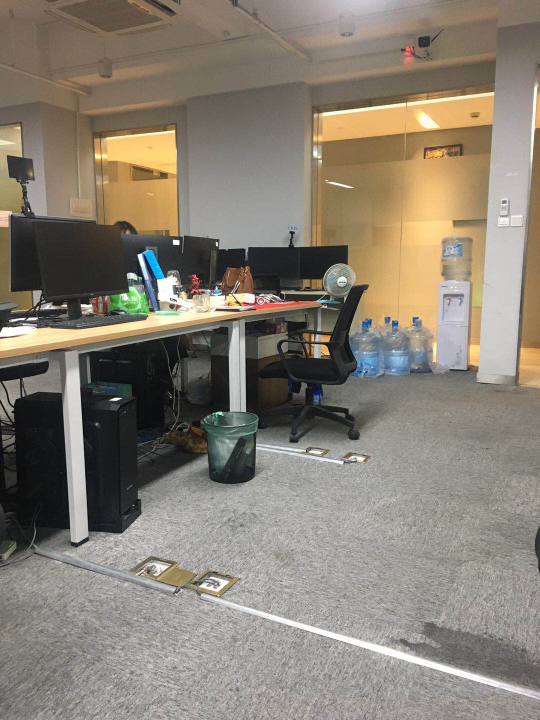
#> input picture 1.jpg, 1080 x 1440 px (shown at 1/2 size)
$ python -i imgregiscls.py   (imports and definitions only)
#> lines starting #> are read from the running program, lines starting #| are printed output that depends on the picture
import cv2
import numpy as np

# 2019/1/7 测试新的SSH
class ImageRegistration(object):
    """
    默认值：ratio=0.5, reprojThresh=5.0, show_lines=False, Hessian_Thresh=600
        @.ratio  用于筛选good_matches,0~1.0；
        @.reprojThresh  cv2.findHomography()传入参数，点对的阈值，原图像的点经过变换后点与目标图像上对应点的误差，1~10；
        @.show_lines  特征点之间连线，默认不画（False)；
        @.Hessian_Thresh  Hessian矩阵的阈值，阈值越大能检测的特征就越少
    """
    def __init__(self,meth='surf', ratio=0.50, reprojThresh=5.0, show_lines=False, Hessian_Thresh=700, opti_method='g'):
        self.method, self.ratio, self.reprojThresh, self.show_lines, self.Hessian_Thresh, self.opti_method =meth, ratio, reprojThresh, show_lines, Hessian_Thresh, opti_method

    def registration(self,imgs):
        """
        输入一对图像，完成融合拼接，返回融合后图像
        """
        (img1,img2) = imgs

        # 灰度图转换
        img1gray = cv2.cvtColor(img1,cv2.COLOR_BGR2GRAY)
        img2gray = cv2.cvtColor(img2,cv2.COLOR_BGR2GRAY)

        # 提取特征点
        if self.method == 'surf':
            surf_1 = cv2.xfeatures2d.SURF_create(self.Hessian_Thresh)  # self.Hessian_Thresh 是Hessian矩阵的阈值，阈值越大能检测的特征就越少
        else:
            surf_1 = cv2.xfeatures2d.SIFT_create(self.Hessian_Thresh)  # sift算法
        keypoints_surf_img2,desc2 = surf_1.detectAndCompute(img2gray,None) # None为mask参数
        keypoints_surf_img1,desc1 = surf_1.detectAndCompute(img1gray,None)

        """
        Keypoints类包含关键点位置、方向等属性信息：
            @.pt(2f):位置坐标；
            @.size(float):特征点邻域直径；
            @.angle(float):特征点方向(0~360°)，负值表示不使用；
            @.octave(int):特征点所在图像金字塔组；
            @.class_id(int)：用于聚类的id
        """
        good_match_points, Mat_trans, mask = self.get_matrix_goodmatch(keypoints_surf_img2,keypoints_surf_img1,desc2,desc1)

        # good_match_points绘线
        self.drawMatchesKnn_cv2(img1,img1gray,keypoints_surf_img1,img2,img2gray,keypoints_surf_img2,good_match_points)

        # 透视变换
        img_joint = cv2.warpPerspective(img2,Mat_trans,(img1.shape[1]+img2.shape[1],max(img1.shape[0],img2.shape[0])))
        temp = img_joint

        # 边界优化
        if self.opti_method == 'w':
            img_joint[:img1.shape[0],:img1.shape[1]] = img1
            # 四个角
            self.left_top,self.left_bottom,self.right_top,self.right_bottom = self.get_corners(img2,Mat_trans)
            img_result = self.OptimizeSeam(img1,temp,img_joint)
        elif self.opti_method == 'g':
            guasslup_list = [img1, temp]
            img_result = self.guass_lup(guasslup_list)
        return img_result

    # [193 lines left out: functions get_matrix_goodmatch, drawMatchesKnn_cv2, get_corners, OptimizeSeam, guass_lup, GaussiPyramidProcess and 2 more, not called in this run]

>>> import cv2
>>> picture = cv2.imread('1.jpg', cv2.IMREAD_GRAYSCALE)
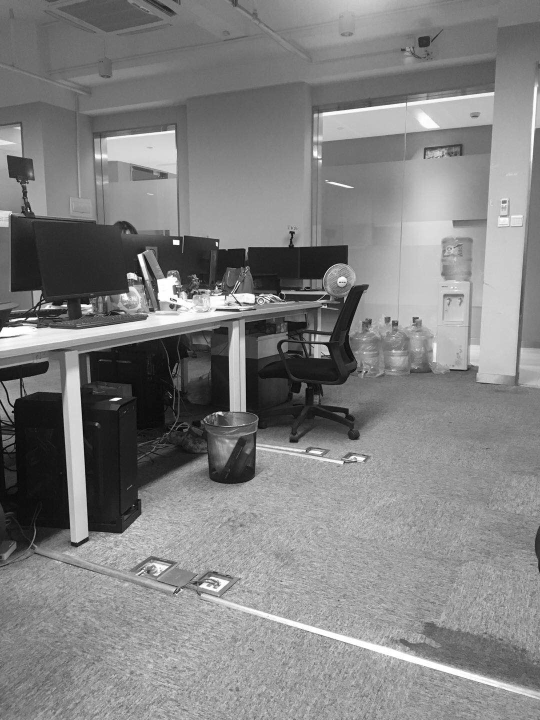
#> picture: shape (1440, 1080) (shown at 1/2 size); min 0, max 255, mean 129.3
>>> result = ImageRegistration().registration(picture)
#> (the run stopped early here; a loop or call above may not have finished)

$ run again, on 2.jpg
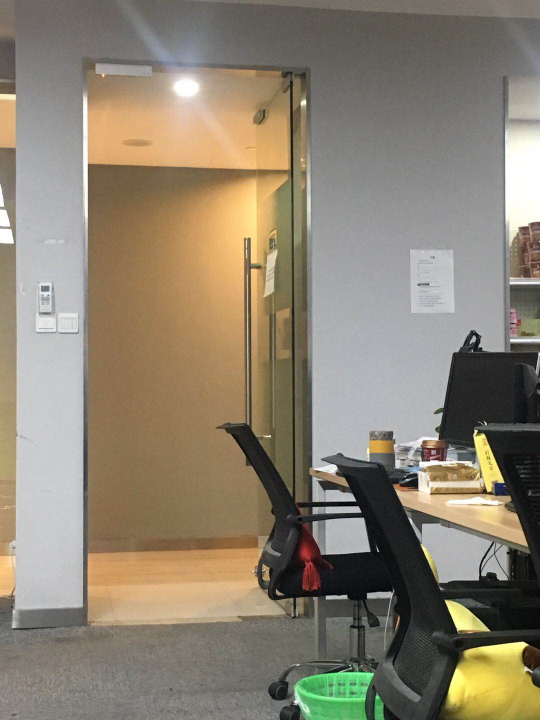
#> input picture 2.jpg, 1080 x 1440 px (shown at 1/2 size)
#> `picture = cv2.imread('1.jpg', cv2.IMREAD_GRAYSCALE)`:
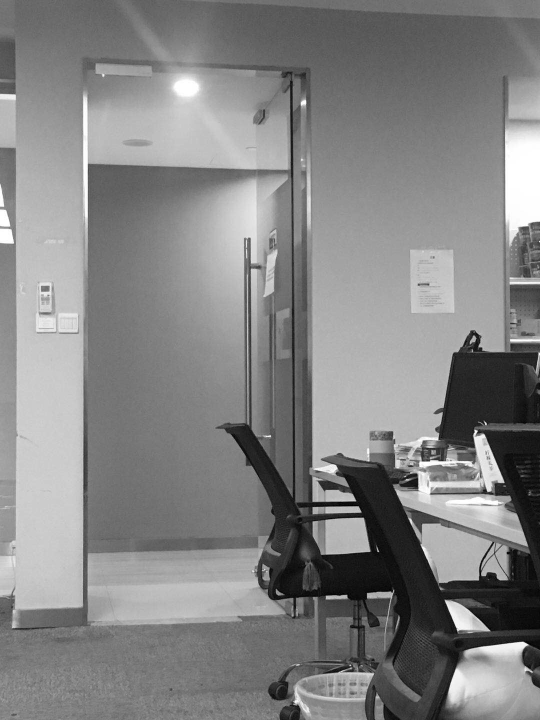
#> picture: shape (1440, 1080) (shown at 1/2 size); min 0, max 255, mean 131.4

$ run again, on 3.jpg
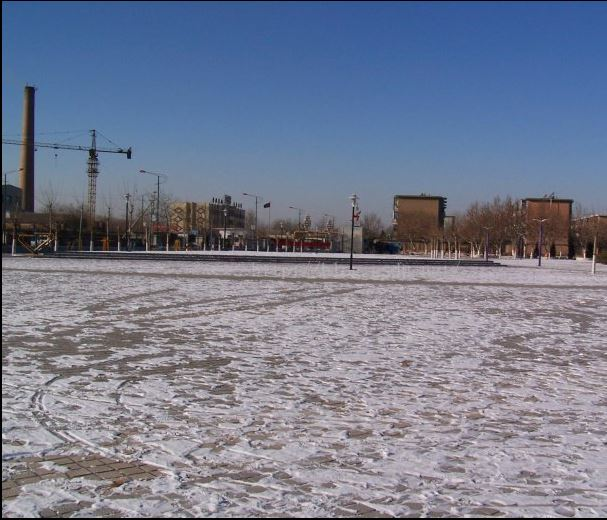
#> input picture 3.jpg, 607 x 520 px
#> `picture = cv2.imread('1.jpg', cv2.IMREAD_GRAYSCALE)`:
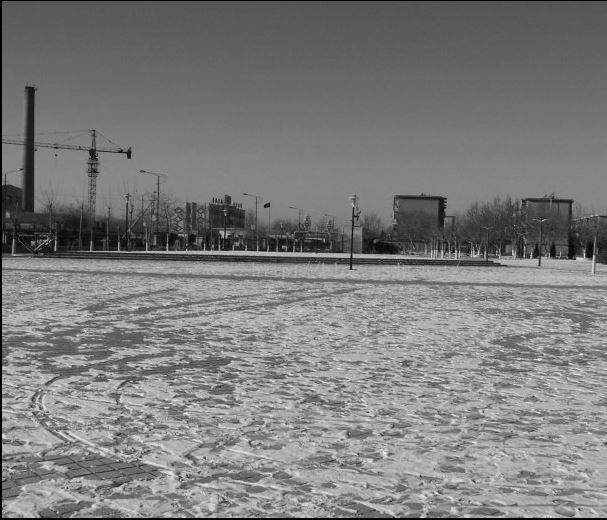
#> picture: shape (520, 607); min 0, max 248, mean 124.1

$ run again, on 4.JPG
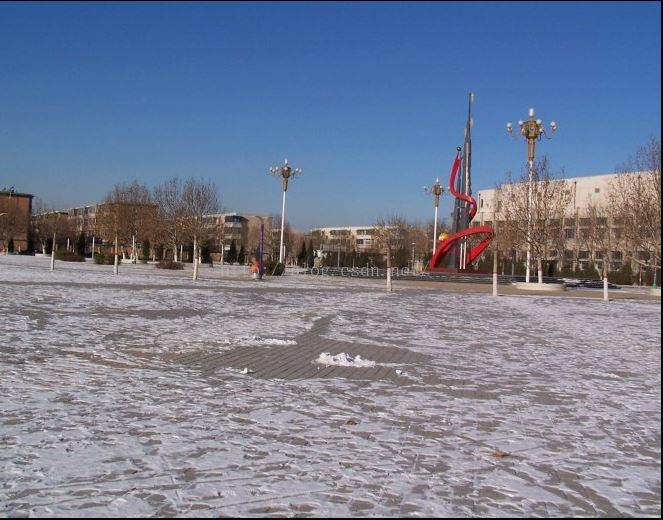
#> input picture 4.JPG, 663 x 520 px
#> `picture = cv2.imread('1.jpg', cv2.IMREAD_GRAYSCALE)`:
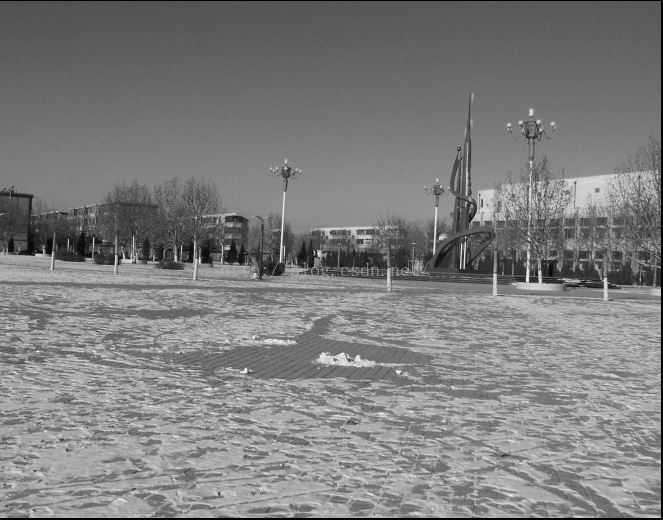
#> picture: shape (520, 663); min 0, max 255, mean 125.7
